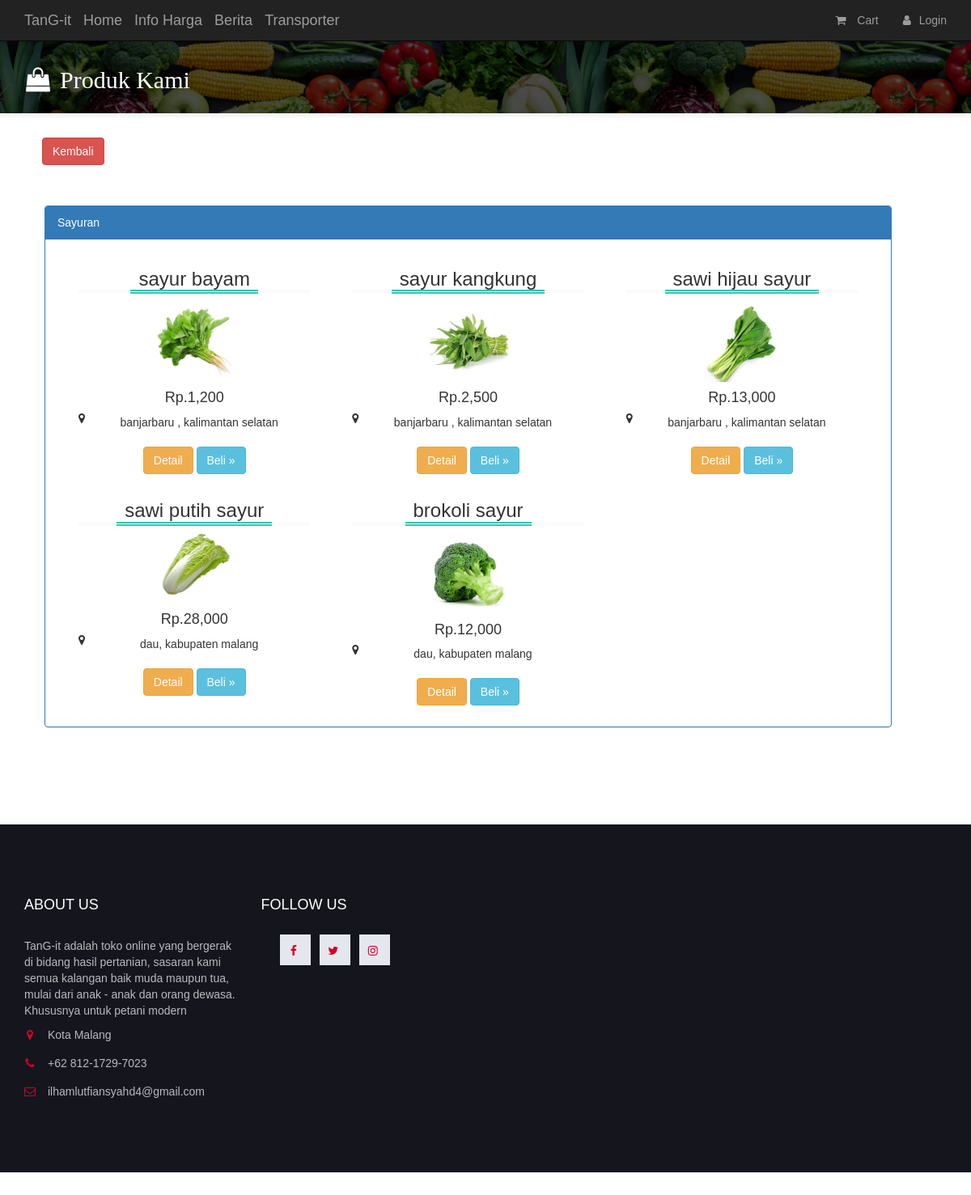
Page /TanG-it/sayur.php on the committed database.
### tables this page shows
CREATE TABLE `tbl_barang` (
  `id` int(11) NOT NULL,
  `id_ptn` int(11) NOT NULL,
  `nama` varchar(100) NOT NULL,
  `harga` int(100) NOT NULL,
  `stock` varchar(50) NOT NULL,
  `keterangan` varchar(255) NOT NULL,
  `gambar` varchar(100) NOT NULL,
  `petani` varchar(100) NOT NULL,
  `alamat` varchar(1000) NOT NULL,
  `telepon` varchar(20) NOT NULL
);

### TanG-it/config/functions.php (called while the page is built, shortened)
<?php
$conn = mysqli_connect("localhost","root","","tang-it");
function query($query){
  global $conn;
  $result = mysqli_query($conn,$query);
  $rows   = [];
  while ($row = mysqli_fetch_assoc($result) ) {
    $rows[] = $row;
  }
  return $rows;
}
?>

### TanG-it/sayur.php (the view, shortened to what this page needs)
<?php
require  'config/functions.php';
$tbl_barang = query("SELECT * FROM tbl_barang WHERE nama LIKE '%sayur%'");
 ?>
<!DOCTYPE html>
<html lang="en">
  <head>
    <link href="css/bootstrap.min.css" rel="stylesheet">
    <link rel="stylesheet" type="text/css" href="admin/font-awesome/css/font-awesome.css">
    <link rel="stylesheet" type="text/css" href="css/style.css">
    <link type="text/css" rel="stylesheet" href="css/style1.css"/>
  </head>
  <body>
     <?php include 'template/navbar_cust.php'; ?>
  <div id="page-title">
    <div id="page-title-inner">
      <div class="container ">
        <h2><i class="fa fa-shopping-bag" style="padding-right: 10px"></i>Produk Kami</h2>
      </div>
    </div>
  </div>
  <a href="index.php" style="margin-left: 52px;" class="btn btn-md btn-danger">Kembali</a>
        <div class="row" style=" margin-left: 40px; margin-top: 50px;">
          <div class="col-lg-11">
           <div class="panel panel-primary">
              <div class="panel-heading">Sayuran</div>
              <div class="panel-body">
               <?php foreach( $tbl_barang as $row ) : ?>
                <div class="col-md-4">
                  <div class="span4">
                    <div class="icons-box">
                      <div class="title"><h3><?php echo $row['nama']; ?></h3></div>
                      <img src="img/<?php echo $row['gambar']; ?>" style="width: 100px;" />
                      <div><h4 class="product-price" style="margin-top: 10px;">Rp.<?php echo number_format($row['harga']);?></h4></div>
                    <div><i class="fa fa-map-marker"></i>&nbsp;<h8><?php echo $row['alamat']; ?></h8></div><br>
          <div class="clear"><a href="detailproduk.php?kd=<?php echo $row['id'];?>" class="btn btn-md btn-warning">Detail</a> <a href="detailproduk.php?kd=<?php echo $row['id'];?>" class="btn btn-md btn-info">Beli &raquo;</a></div>
           </div>
      </div>
    </div>
      <?php endforeach; ?>
              </div>
            </div>
          </div>
        </div>
      <?php include 'template/ftr_cust.php'; ?>
  </body>
</html>

### TanG-it/css/style.css (style rules this page uses)
body { height: 200vh; }
.icons-box { text-align: center; border: 1px solid #fff; padding: 20px 10px 10px 10px; }
.icons-box h3 { margin: 0 auto; padding-top: 10px; border-bottom: 3px double #f6f6f6; margin-bottom: 10px; }
.icons-box i { float: left; margin: -2px 0 0px 0; }
.title { border-bottom: 3px double #f6f6f6; margin-bottom: 10px; }
.title h1, .title h2, .title h3, .title h4, .title h5, .title h6 { border-bottom: 5px double #36C2B2 !important; margin-bottom: -4px !important; display: inline-block !important; padding: 0px 10px !important; margin-left:15px !important; margin-right:15px !important; }

### TanG-it/css/style1.css (style rules this page uses)
body { font-family: 'Montserrat', sans-serif; color: #333; }
a { color: #2B2D42; font-weight: 500; -webkit-transition: 0.2s color; transition: 0.2s color; }

### TanG-it/sayur.php (style rules this page uses)
#page-title { background: url(img/syr.png); display: block; margin-top: 50px; margin-bottom: 25px; position: relative; z-index: 20; border-bottom: 5px solid #f6f6f6; }
#page-title-inner { background: rgba(0, 0, 0, 0.7); -webkit-box-shadow: inset 0px 0px 5px rgba(0,0,0,.25); -moz-box-shadow: inset 0px 0px 5px rgba(0,0,0,.25); box-shadow: inset 0px 0px 5px rgba(0,0,0,.25); padding: 10px; }
#page-title i { margin: -6px 2px -5px -18px; padding: 0px; }
#page-title h2 { display: inline-block; font-family: "Boogaloo" !important; color: #fff; padding: 2px 20px 5px 20px; font-size: 30px; }

### rows in the picture
tbl_barang: nama "sayur bayam", gambar (picture), harga "1,200", alamat "banjarbaru , kalimantan selatan"
tbl_barang: nama "sayur kangkung", gambar (picture), harga "2,500", alamat "banjarbaru , kalimantan selatan"
tbl_barang: nama "sawi hijau sayur", gambar (picture), harga "13,000", alamat "banjarbaru , kalimantan selatan"
tbl_barang: nama "sawi putih sayur", gambar (picture), harga "28,000", alamat "dau, kabupaten malang"
tbl_barang: nama "brokoli sayur", gambar (picture), harga "12,000", alamat "dau, kabupaten malang"
